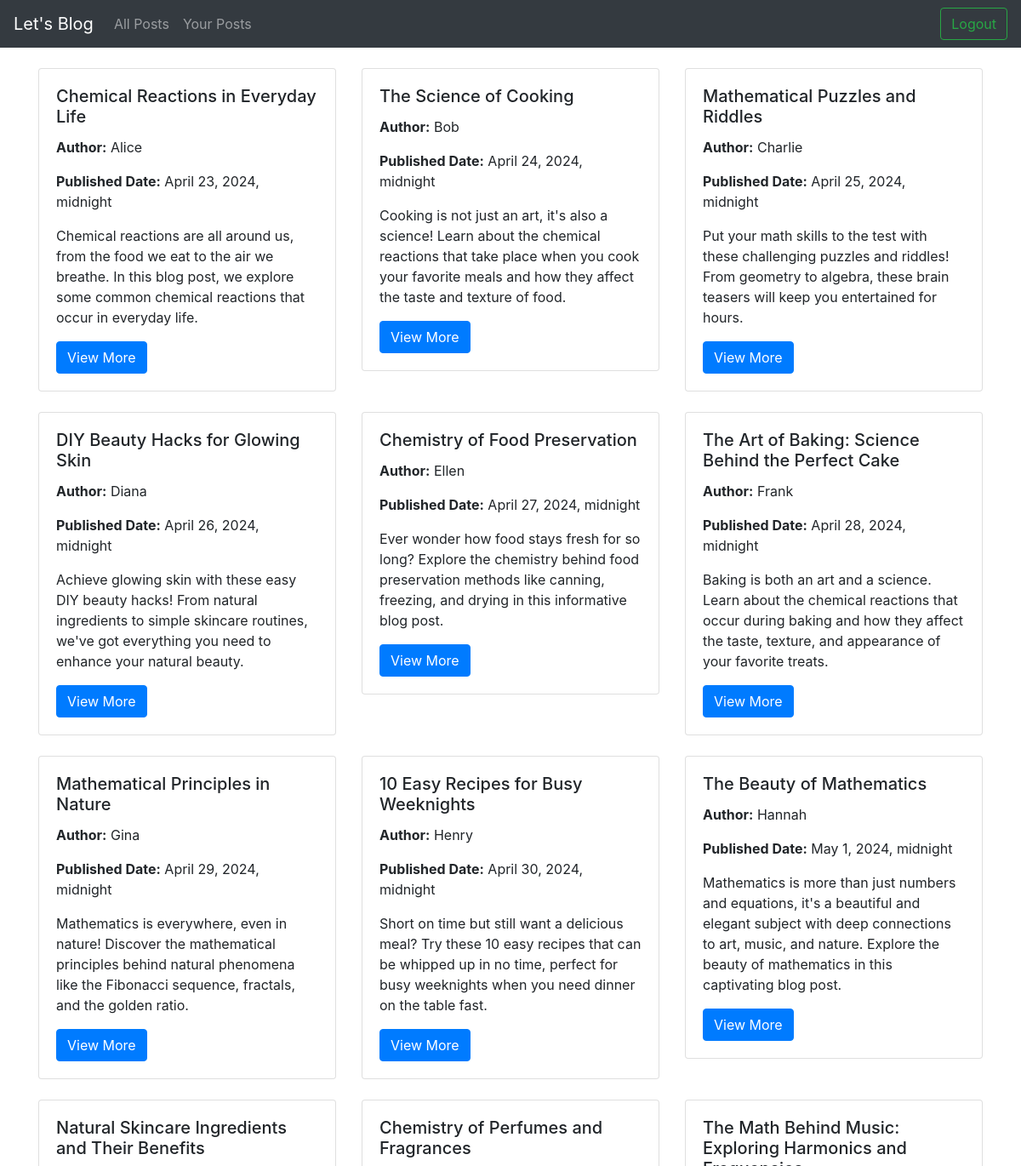
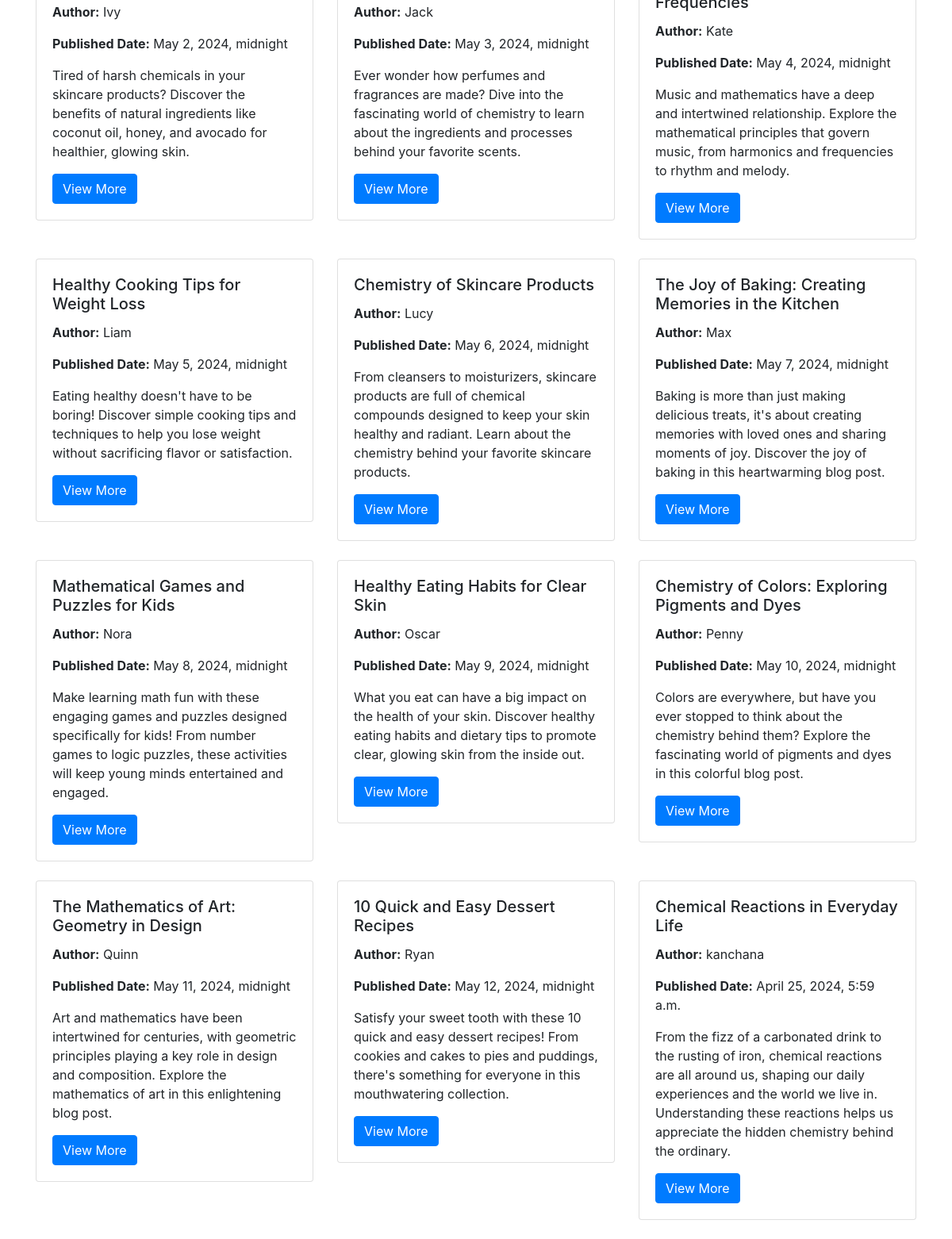
The page /all-posts/ (signed in) on the database its author committed (2 pictures, top to bottom).
### blog/models.py (models this page shows, shortened)
class Post(models.Model):
    title = models.CharField(max_length=200)
    author = models.CharField(max_length=100)
    content = models.TextField()
    published_date = models.DateTimeField(auto_now_add=True)

### blog/views.py (the view)
# urls.py: path('all-posts/', all_posts, name='all_posts'),
@login_required
def all_posts(request):
    posts = Post.objects.all()
    return render(request, 'blog/all_posts.html', {'posts': posts})

### blog/templates/blog/all_posts.html (shortened to what this page needs)
<!DOCTYPE html>
<html lang="en">
<head>
    <link rel="stylesheet" href="https://stackpath.bootstrapcdn.com/bootstrap/4.5.2/css/bootstrap.min.css">
</head>
<body>
    <nav class="navbar navbar-expand-lg navbar-dark bg-dark">
        <a class="navbar-brand" href="#">Let's Blog</a>
        <div class="collapse navbar-collapse" id="navbarSupportedContent">
            <ul class="navbar-nav mr-auto">
                <li class="nav-item">
                    <a class="nav-link" href="{% url 'all_posts' %}">All Posts</a>
                </li>
                {% if user.is_authenticated %}
                <li class="nav-item">
                    <a class="nav-link" href="{% url 'user_dashboard' %}">Your Posts</a>
                </li>
                {% endif %}
            </ul>
            {% if user.is_authenticated %}
            <form class="form-inline my-2 my-lg-0" method="post" action="{% url 'logout' %}">
                <button class="btn btn-outline-success my-2 my-sm-0" type="submit">Logout</button>
            </form>
            {% else %}
            <a class="btn btn-outline-success my-2 my-sm-0" href="{% url 'login' %}">Login</a>
            {% endif %}
        </div>
    </nav>
    <div class="container mt-4">
        <div class="row">
            {% for post in posts %}
            <div class="col-md-4 mb-4">
                <div class="card">
                    <div class="card-body">
                        <h5 class="card-title">{{ post.title }}</h5>
                        <p class="card-text"><strong>Author:</strong> {{ post.author }}</p>
                        <p class="card-text"><strong>Published Date:</strong> {{ post.published_date }}</p>
                        <p class="card-text">{{ post.content }}</p>
                        <a href="{% url 'view_post' post.pk %}" class="btn btn-primary">View More</a>
                    </div>
                </div>
            </div>
            {% endfor %}
        </div>
    </div>
</body>
</html>

### rows shown on the page
Post: title "Chemical Reactions in Everyday Life", author "Alice", published_date "April 23, 2024, midnight", content "Chemical reactions are all around us, from the food we eat to the air we breathe. In this blog post, we explore some common chemical reactions that occur in everyday life."
Post: title "The Science of Cooking", author "Bob", published_date "April 24, 2024, midnight", content "Cooking is not just an art, it's also a science! Learn about the chemical reactions that take place when you cook your favorite meals and how they affect the taste and texture of food."
Post: title "Mathematical Puzzles and Riddles", author "Charlie", published_date "April 25, 2024, midnight", content "Put your math skills to the test with these challenging puzzles and riddles! From geometry to algebra, these brain teasers will keep you entertained for hours."
Post: title "DIY Beauty Hacks for Glowing Skin", author "Diana", published_date "April 26, 2024, midnight", content "Achieve glowing skin with these easy DIY beauty hacks! From natural ingredients to simple skincare routines, we've got everything you need to enhance your natural beauty."
Post: title "Chemistry of Food Preservation", author "Ellen", published_date "April 27, 2024, midnight", content "Ever wonder how food stays fresh for so long? Explore the chemistry behind food preservation methods like canning, freezing, and drying in this informative blog post."
Post: title "The Art of Baking: Science Behind the Perfect Cake", author "Frank", published_date "April 28, 2024, midnight", content "Baking is both an art and a science. Learn about the chemical reactions that occur during baking and how they affect the taste, texture, and appearance of your favorite treats."
Post: title "Mathematical Principles in Nature", author "Gina", published_date "April 29, 2024, midnight", content "Mathematics is everywhere, even in nature! Discover the mathematical principles behind natural phenomena like the Fibonacci sequence, fractals, and the golden ratio."
Post: title "10 Easy Recipes for Busy Weeknights", author "Henry", published_date "April 30, 2024, midnight", content "Short on time but still want a delicious meal? Try these 10 easy recipes that can be whipped up in no time, perfect for busy weeknights when you need dinner on the table fast."
Post: title "The Beauty of Mathematics", author "Hannah", published_date "May 1, 2024, midnight", content "Mathematics is more than just numbers and equations, it's a beautiful and elegant subject with deep connections to art, music, and nature. Explore the beauty of mathematics in this captivating blog post."
Post: title "Natural Skincare Ingredients and Their Benefits", author "Ivy", published_date "May 2, 2024, midnight", content "Tired of harsh chemicals in your skincare products? Discover the benefits of natural ingredients like coconut oil, honey, and avocado for healthier, glowing skin."
Post: title "Chemistry of Perfumes and Fragrances", author "Jack", published_date "May 3, 2024, midnight", content "Ever wonder how perfumes and fragrances are made? Dive into the fascinating world of chemistry to learn about the ingredients and processes behind your favorite scents."
Post: title "The Math Behind Music: Exploring Harmonics and Frequencies", author "Kate", published_date "May 4, 2024, midnight", content "Music and mathematics have a deep and intertwined relationship. Explore the mathematical principles that govern music, from harmonics and frequencies to rhythm and melody."
Post: title "Healthy Cooking Tips for Weight Loss", author "Liam", published_date "May 5, 2024, midnight", content "Eating healthy doesn't have to be boring! Discover simple cooking tips and techniques to help you lose weight without sacrificing flavor or satisfaction."
Post: title "Chemistry of Skincare Products", author "Lucy", published_date "May 6, 2024, midnight", content "From cleansers to moisturizers, skincare products are full of chemical compounds designed to keep your skin healthy and radiant. Learn about the chemistry behind your favorite skincare products."
Post: title "The Joy of Baking: Creating Memories in the Kitchen", author "Max", published_date "May 7, 2024, midnight", content "Baking is more than just making delicious treats, it's about creating memories with loved ones and sharing moments of joy. Discover the joy of baking in this heartwarming blog post."
Post: title "Mathematical Games and Puzzles for Kids", author "Nora", published_date "May 8, 2024, midnight", content "Make learning math fun with these engaging games and puzzles designed specifically for kids! From number games to logic puzzles, these activities will keep young minds entertained and engaged."
Post: title "Healthy Eating Habits for Clear Skin", author "Oscar", published_date "May 9, 2024, midnight", content "What you eat can have a big impact on the health of your skin. Discover healthy eating habits and dietary tips to promote clear, glowing skin from the inside out."
Post: title "Chemistry of Colors: Exploring Pigments and Dyes", author "Penny", published_date "May 10, 2024, midnight", content "Colors are everywhere, but have you ever stopped to think about the chemistry behind them? Explore the fascinating world of pigments and dyes in this colorful blog post."
Post: title "The Mathematics of Art: Geometry in Design", author "Quinn", published_date "May 11, 2024, midnight", content "Art and mathematics have been intertwined for centuries, with geometric principles playing a key role in design and composition. Explore the mathematics of art in this enlightening blog post."
Post: title "10 Quick and Easy Dessert Recipes", author "Ryan", published_date "May 12, 2024, midnight", content "Satisfy your sweet tooth with these 10 quick and easy dessert recipes! From cookies and cakes to pies and puddings, there's something for everyone in this mouthwatering collection."
Post: title "Chemical Reactions in Everyday Life", author "kanchana", published_date "April 25, 2024, 5:59 a.m.", content "From the fizz of a carbonated drink to the rusting of iron, chemical reactions are all around us, shaping our daily experiences and the world we live in. Understanding these reactions helps us appreciate the hidden chemistry behind the ordinary."
